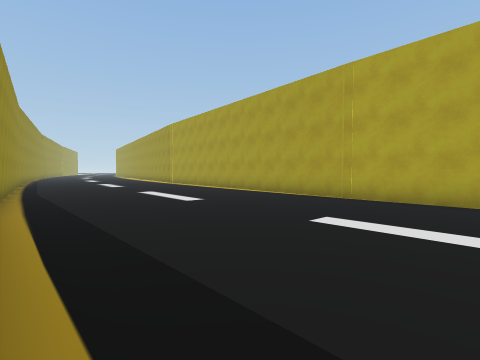
view 1 (above)

16 first-person views from a walk through a Unity game level. The camera is 1.5 m above the floor, tilts 2° down and sees 85° across. The floor is counted in squares, 2 m on a side. Each view is taken from the middle of a square. On the plan, view 1 faces up. The plan holds only what a view shows up to about 9 squares ahead; the rest is blank. The place goes on beyond the plan.

view 2
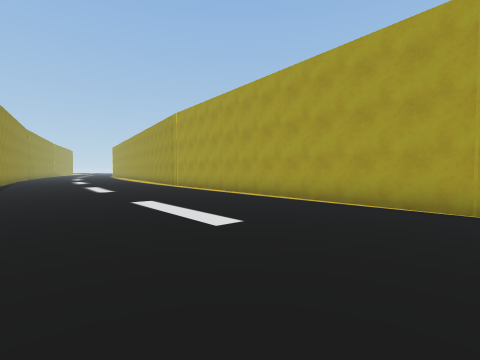

view 3
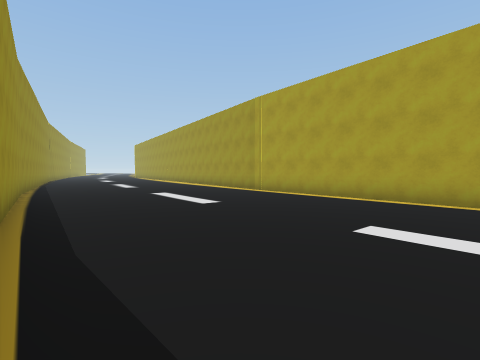

view 4
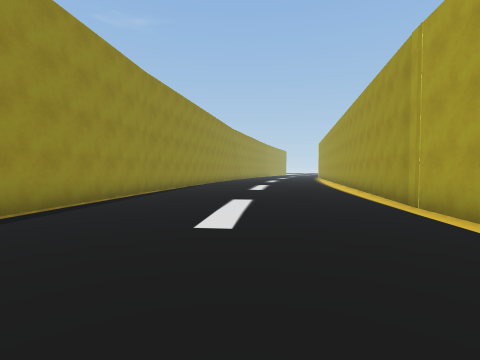

view 5
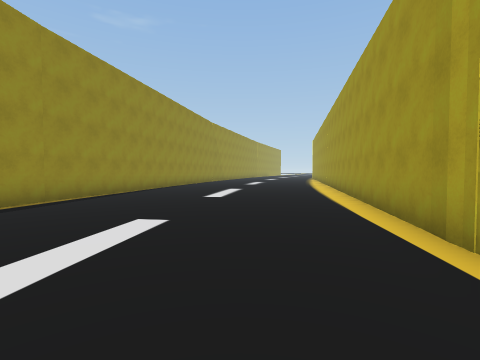

view 6
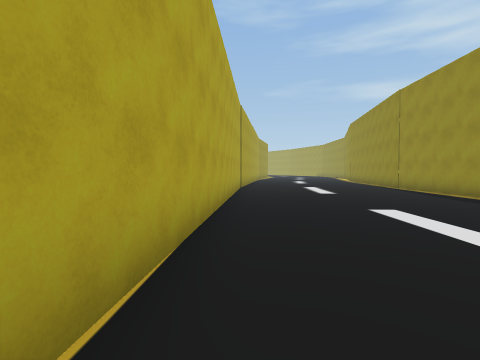

view 7
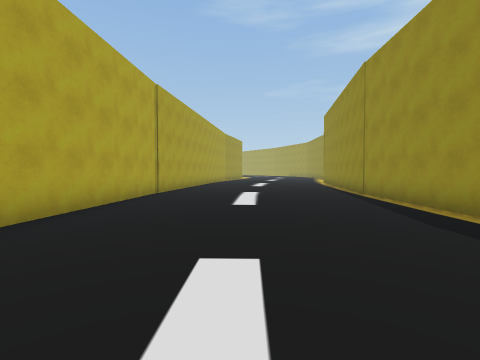

view 8
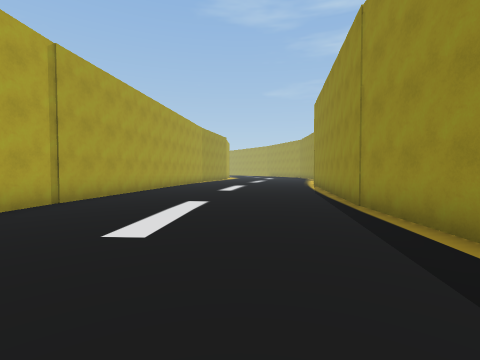

view 9
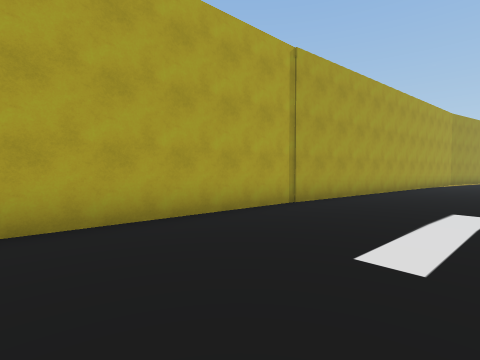

view 10
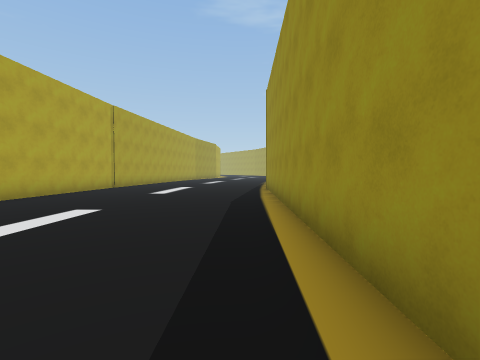

view 11
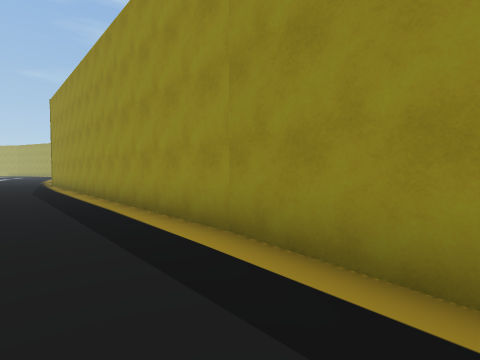

view 12
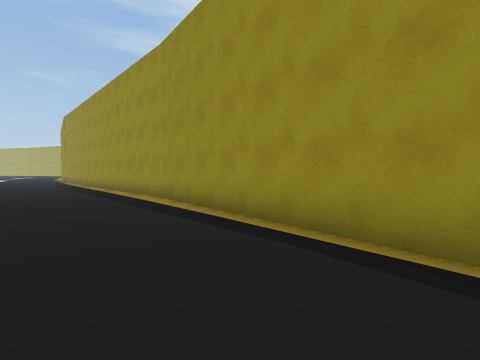

view 13
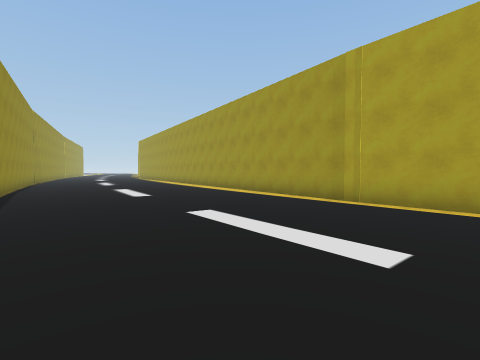

view 14
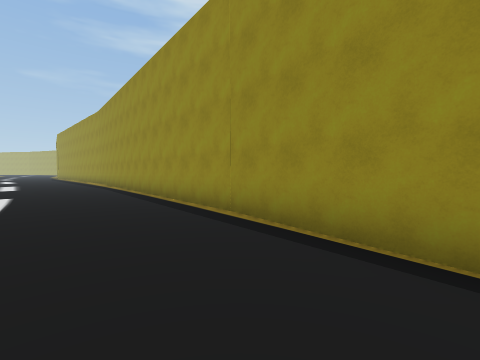

view 15
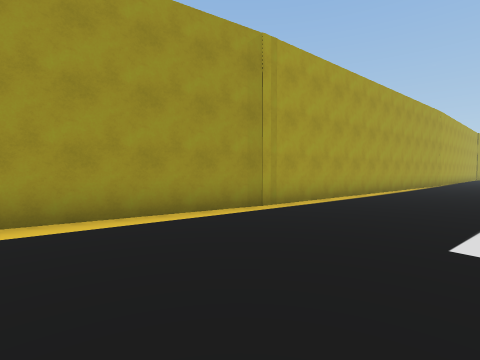

view 16
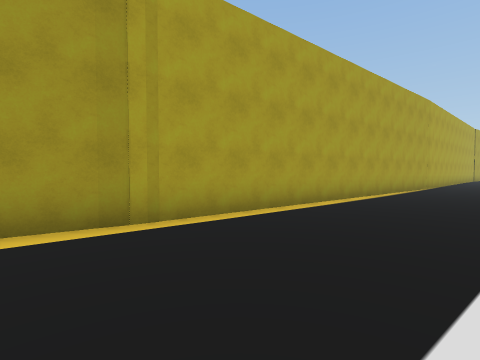

### Floor plan
Points are (right, up) in squares from view 1. A wall is a line through its corners. A room is listed if a view was taken in it or the views show most of it. See-through windows are left out.
Room 1 (views 1, 2, 3, 4, 5, 6, 7, 8, 9, 10, 11, 12, 13, 14, 15, 16)
walls: (-3.9, 3.8) (5.1, -5.7) (5.7, -6.5); (3, 7) (-6.6, 19.4); (-13.5, 16.3) (-3.8, 3.7); (-13.8, 17.2) (-11.8, 14.1); (13.3, -4.9) (2.8, 7.3); (-15.3, 18.7) (-14.5, 17.6)

Positions as (right, up) in squares from view 1, and headings:
1: (0, 0), facing up
2: (-1, 3), facing up
3: (-5, 6), facing up
4: (-3, 10), facing up-left
5: (-4, 13), facing up-left
6: (2, 7), facing down-right
7: (2, 3), facing down-right
8: (3, 0), facing down-right
9: (4, 0), facing right
10: (-2, 3), facing down-right
11: (-4, 7), facing down
12: (-6, 11), facing down
13: (-7, 10), facing up
14: (-12, 19), facing down
15: (-10, 17), facing right
16: (-8, 15), facing right
